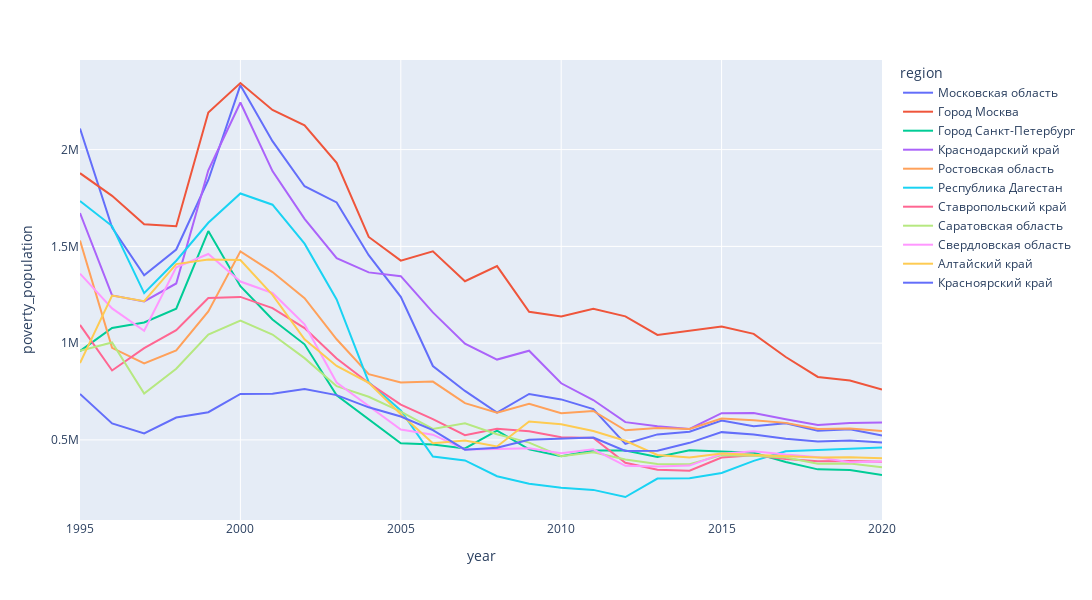

Source (notebook cell):
### Markdown cell above
Тут ожидаемо Москва и МО берут числом

Отберём топ-регионов с наибольшим числом населения за чертой бедности

### Code cell
max_main=pd.DataFrame(columns=main.columns)
for year in main.year.unique():
    df = main[main['year']==year]
    max_main = pd.concat([max_main, df.sort_values('poverty_population',ascending=False).head(5)], ignore_index = True)

px.line(main[main.region.isin(max_main.region.unique())],
        x='year',
        y='poverty_population',
        color='region',
        width=1200,
        height=600)

### Figure 1 — Plotly figure (JSON) as saved in the notebook; plotly's stock layout.template omitted (floating-point values rounded to 4 significant figures)
{"data": [{"hovertemplate": "region=Московская область<br>year=%{x}<br>poverty_population=%{y}<extra></extra>", "legendgroup": "Московская область", "line": {"color": "#636efa", "dash": "solid"}, "marker": {"symbol": "circle"}, "mode": "lines", "name": "Московская область", "orientation": "v", "showlegend": true, "type": "scatter", "x": [1995, 1996, 1997, 1998, 1999, 2000, 2001, 2002, 2003, 2004, 2005, 2006, 2007, 2008, 2009, 2010, 2011, 2012, 2013, 2014, 2015, 2016, 2017, 2018, 2019, 2020], "xaxis": "x", "y": [2109000.0, 1597000.0, 1351000.0, 1484000.0, 1843000.0, 2333000.0, 2044000.0, 1811000.0, 1727000.0, 1454000.0, 1240000.0, 881900.0, 753200.0, 641300.0, 737500.0, 709400.0, 659600.0, 479900.0, 528600.0, 542200.0, 600200.0, 570900.0, 586500.0, 547700.0, 554800.0, 523000.0], "yaxis": "y"}, {"hovertemplate": "region=Город Москва<br>year=%{x}<br>poverty_population=%{y}<extra></extra>", "legendgroup": "Город Москва", "line": {"color": "#EF553B", "dash": "solid"}, "marker": {"symbol": "circle"}, "mode": "lines", "name": "Город Москва", "orientation": "v", "showlegend": true, "type": "scatter", "x": [1995, 1996, 1997, 1998, 1999, 2000, 2001, 2002, 2003, 2004, 2005, 2006, 2007, 2008, 2009, 2010, 2011, 2012, 2013, 2014, 2015, 2016, 2017, 2018, 2019, 2020], "xaxis": "x", "y": [1878000.0, 1761000.0, 1614000.0, 1604000.0, 2191000.0, 2344000.0, 2205000.0, 2126000.0, 1932000.0, 1549000.0, 1427000.0, 1475000.0, 1320000.0, 1398000.0, 1162000.0, 1138000.0, 1178000.0, 1138000.0, 1042000.0, 1066000.0, 1086000.0, 1048000.0, 928500.0, 825400.0, 807400.0, 760700.0], "yaxis": "y"}, {"hovertemplate": "region=Город Санкт-Петербург<br>year=%{x}<br>poverty_population=%{y}<extra></extra>", "legendgroup": "Город Санкт-Петербург", "line": {"color": "#00cc96", "dash": "solid"}, "marker": {"symbol": "circle"}, "mode": "lines", "name": "Город Санкт-Петербург", "orientation": "v", "showlegend": true, "type": "scatter", "x": [1995, 1996, 1997, 1998, 1999, 2000, 2001, 2002, 2003, 2004, 2005, 2006, 2007, 2008, 2009, 2010, 2011, 2012, 2013, 2014, 2015, 2016, 2017, 2018, 2019, 2020], "xaxis": "x", "y": [959000.0, 1078000.0, 1107000.0, 1178000.0, 1579000.0, 1295000.0, 1122000.0, 993900.0, 731100.0, 606100.0, 482700.0, 476000.0, 455800.0, 548000.0, 451100.0, 415600.0, 445800.0, 445800.0, 412296, 446500.0, 441300.0, 433700.0, 385600.0, 347900.0, 344600.0, 318500.0], "yaxis": "y"}, {"hovertemplate": "region=Краснодарский край<br>year=%{x}<br>poverty_population=%{y}<extra></extra>", "legendgroup": "Краснодарский край", "line": {"color": "#ab63fa", "dash": "solid"}, "marker": {"symbol": "circle"}, "mode": "lines", "name": "Краснодарский край", "orientation": "v", "showlegend": true, "type": "scatter", "x": [1995, 1996, 1997, 1998, 1999, 2000, 2001, 2002, 2003, 2004, 2005, 2006, 2007, 2008, 2009, 2010, 2011, 2012, 2013, 2014, 2015, 2016, 2017, 2018, 2019, 2020], "xaxis": "x", "y": [1673000.0, 1247000.0, 1216000.0, 1308000.0, 1893000.0, 2243000.0, 1889000.0, 1642000.0, 1439000.0, 1366000.0, 1346000.0, 1159000.0, 997700.0, 915200.0, 961000.0, 792600.0, 706000.0, 591900.0, 570300.0, 556600.0, 638000.0, 639600.0, 607200.0, 577200.0, 587400.0, 590200.0], "yaxis": "y"}, {"hovertemplate": "region=Ростовская область<br>year=%{x}<br>poverty_population=%{y}<extra></extra>", "legendgroup": "Ростовская область", "line": {"color": "#FFA15A", "dash": "solid"}, "marker": {"symbol": "circle"}, "mode": "lines", "name": "Ростовская область", "orientation": "v", "showlegend": true, "type": "scatter", "x": [1995, 1996, 1997, 1998, 1999, 2000, 2001, 2002, 2003, 2004, 2005, 2006, 2007, 2008, 2009, 2010, 2011, 2012, 2013, 2014, 2015, 2016, 2017, 2018, 2019, 2020], "xaxis": "x", "y": [1531000.0, 975600.0, 895100.0, 962200.0, 1164000.0, 1474000.0, 1367000.0, 1233000.0, 1020000.0, 840100.0, 796500.0, 801500.0, 690300.0, 640300.0, 686800.0, 638400.0, 649800.0, 549600.0, 561600.0, 556200.0, 610900.0, 601512, 588200.0, 557100.0, 558900.0, 545700.0], "yaxis": "y"}, {"hovertemplate": "region=Республика Дагестан<br>year=%{x}<br>poverty_population=%{y}<extra></extra>", "legendgroup": "Республика Дагестан", "line": {"color": "#19d3f3", "dash": "solid"}, "marker": {"symbol": "circle"}, "mode": "lines", "name": "Республика Дагестан", "orientation": "v", "showlegend": true, "type": "scatter", "x": [1995, 1996, 1997, 1998, 1999, 2000, 2001, 2002, 2003, 2004, 2005, 2006, 2007, 2008, 2009, 2010, 2011, 2012, 2013, 2014, 2015, 2016, 2017, 2018, 2019, 2020], "xaxis": "x", "y": [1734000.0, 1605000.0, 1258000.0, 1426000.0, 1622000.0, 1773000.0, 1715000.0, 1514000.0, 1226000.0, 798300.0, 652600.0, 414700.0, 394000.0, 312300.0, 274200.0, 252500.0, 241900.0, 205100.0, 300500.0, 302300.0, 328900.0, 392000.0, 441100.0, 447300.0, 450600.0, 460400.0], "yaxis": "y"}, {"hovertemplate": "region=Ставропольский край<br>year=%{x}<br>poverty_population=%{y}<extra></extra>", "legendgroup": "Ставропольский край", "line": {"color": "#FF6692", "dash": "solid"}, "marker": {"symbol": "circle"}, "mode": "lines", "name": "Ставропольский край", "orientation": "v", "showlegend": true, "type": "scatter", "x": [1995, 1996, 1997, 1998, 1999, 2000, 2001, 2002, 2003, 2004, 2005, 2006, 2007, 2008, 2009, 2010, 2011, 2012, 2013, 2014, 2015, 2016, 2017, 2018, 2019, 2020], "xaxis": "x", "y": [1094000.0, 858900.0, 973800.0, 1067000.0, 1234000.0, 1239000.0, 1181000.0, 1078000.0, 920900.0, 794300.0, 682500.0, 607100.0, 524700.0, 557500.0, 545200.0, 513900.0, 509800.0, 381800.0, 346100.0, 340900.0, 408700.0, 420200.0, 401000.0, 389300.0, 391300.0, 386900.0], "yaxis": "y"}, {"hovertemplate": "region=Саратовская область<br>year=%{x}<br>poverty_population=%{y}<extra></extra>", "legendgroup": "Саратовская область", "line": {"color": "#B6E880", "dash": "solid"}, "marker": {"symbol": "circle"}, "mode": "lines", "name": "Саратовская область", "orientation": "v", "showlegend": true, "type": "scatter", "x": [1995, 1996, 1997, 1998, 1999, 2000, 2001, 2002, 2003, 2004, 2005, 2006, 2007, 2008, 2009, 2010, 2011, 2012, 2013, 2014, 2015, 2016, 2017, 2018, 2019, 2020], "xaxis": "x", "y": [960200.0, 1004000.0, 739800.0, 867700.0, 1044000.0, 1117000.0, 1045000.0, 922600.0, 777700.0, 723200.0, 646000.0, 557100.0, 586500.0, 529600.0, 486200.0, 415800.0, 435800.0, 398900.0, 375500.0, 374500.0, 421300.0, 417900.0, 409100.0, 376800.0, 378300.0, 358400.0], "yaxis": "y"}, {"hovertemplate": "region=Свердловская область<br>year=%{x}<br>poverty_population=%{y}<extra></extra>", "legendgroup": "Свердловская область", "line": {"color": "#FF97FF", "dash": "solid"}, "marker": {"symbol": "circle"}, "mode": "lines", "name": "Свердловская область", "orientation": "v", "showlegend": true, "type": "scatter", "x": [1995, 1996, 1997, 1998, 1999, 2000, 2001, 2002, 2003, 2004, 2005, 2006, 2007, 2008, 2009, 2010, 2011, 2012, 2013, 2014, 2015, 2016, 2017, 2018, 2019, 2020], "xaxis": "x", "y": [1359000.0, 1180000.0, 1064000.0, 1391000.0, 1461000.0, 1318000.0, 1259000.0, 1097000.0, 797000.0, 674000.0, 553600.0, 527100.0, 450400.0, 453600.0, 457300.0, 430800.0, 451200.0, 366100.0, 362500.0, 367300.0, 428400.0, 441700.0, 424300.0, 410900.0, 384100.0, 388000.0], "yaxis": "y"}, {"hovertemplate": "region=Алтайский край<br>year=%{x}<br>poverty_population=%{y}<extra></extra>", "legendgroup": "Алтайский край", "line": {"color": "#FECB52", "dash": "solid"}, "marker": {"symbol": "circle"}, "mode": "lines", "name": "Алтайский край", "orientation": "v", "showlegend": true, "type": "scatter", "x": [1995, 1996, 1997, 1998, 1999, 2000, 2001, 2002, 2003, 2004, 2005, 2006, 2007, 2008, 2009, 2010, 2011, 2012, 2013, 2014, 2015, 2016, 2017, 2018, 2019, 2020], "xaxis": "x", "y": [897300.0, 1246000.0, 1217000.0, 1409000.0, 1433000.0, 1429000.0, 1249000.0, 1020000.0, 882300.0, 794700.0, 632300.0, 483200.0, 497100.0, 466200.0, 595100.0, 581000.0, 546300.0, 495900.0, 422200.0, 408800.0, 429300.0, 423100.0, 413994, 408900.0, 410600.0, 405500.0], "yaxis": "y"}, {"hovertemplate": "region=Красноярский край<br>year=%{x}<br>poverty_population=%{y}<extra></extra>", "legendgroup": "Красноярский край", "line": {"color": "#636efa", "dash": "solid"}, "marker": {"symbol": "circle"}, "mode": "lines", "name": "Красноярский край", "orientation": "v", "showlegend": true, "type": "scatter", "x": [1995, 1996, 1997, 1998, 1999, 2000, 2001, 2002, 2003, 2004, 2005, 2006, 2007, 2008, 2009, 2010, 2011, 2012, 2013, 2014, 2015, 2016, 2017, 2018, 2019, 2020], "xaxis": "x", "y": [737800.0, 585400.0, 533500.0, 615800.0, 643300.0, 737400.0, 738200.0, 763300.0, 731600.0, 668500.0, 621000.0, 550900.0, 449600.0, 459600.0, 501400.0, 507100.0, 512100.0, 442800.0, 444100.0, 485000.0, 540300.0, 527400.0, 506100.0, 491900.0, 497200.0, 487300.0], "yaxis": "y"}], "layout": {"height": 600, "legend": {"title": {"text": "region"}, "tracegroupgap": 0}, "margin": {"t": 60}, "width": 1200, "xaxis": {"anchor": "y", "domain": [0, 1], "title": {"text": "year"}}, "yaxis": {"anchor": "x", "domain": [0, 1], "title": {"text": "poverty_population"}}}}
